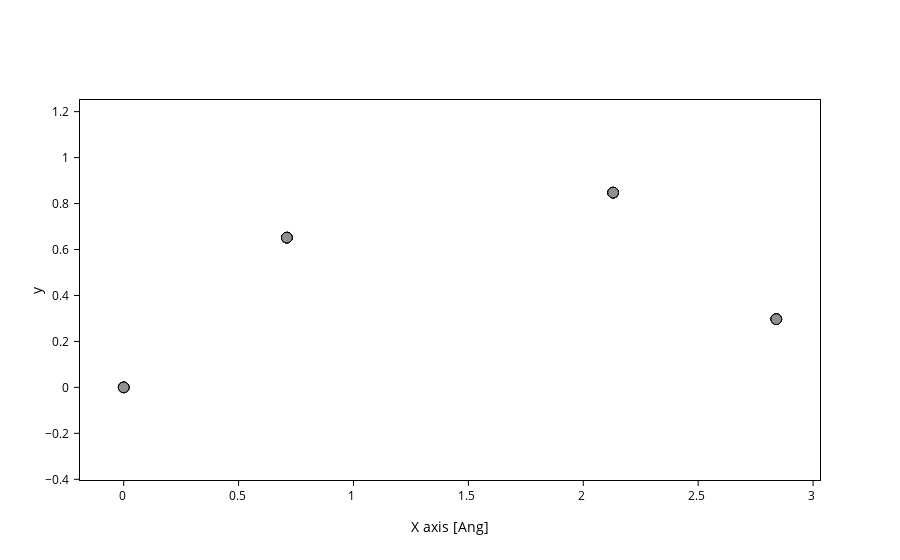

Write notebook code for a chart like this one.
### Markdown cell above
Or a function that **accepts the projected coordinates and returns the values**.

### Code cell
plot.update_inputs(dataaxis_1d=np.sin)

### Figure 1 — Plotly figure (JSON) as saved in the notebook; plotly's stock layout.template omitted (floating-point values rounded to 4 significant figures)
{"data": [{"marker": {"color": "#909090", "line": {"color": "black", "width": 1}, "opacity": 1.0, "size": 10.72}, "meta": {}, "mode": "markers", "name": "Atoms", "opacity": 1, "type": "scatter", "x": [0.0, 0.0, 0.0, 0.0, 0.71, 0.71, 0.71, 0.71, 0.71, 2.13, 2.13, 2.13, 2.13, 2.13, 2.84, 2.84, 2.84, 2.84], "y": [0.0, 0.0, 0.0, 0.0, 0.6518, 0.6518, 0.6518, 0.6518, 0.6518, 0.8477, 0.8477, 0.8477, 0.8477, 0.8477, 0.297, 0.297, 0.297, 0.297]}], "layout": {"scene": {"aspectmode": "data", "xaxis": {"title": {"text": "X axis [Ang]"}}, "yaxis": {"title": {"text": "y"}}}, "xaxis": {"scaleanchor": "y", "scaleratio": 1, "title": {"text": "X axis [Ang]"}}, "yaxis": {"title": {"text": "y"}}}}
